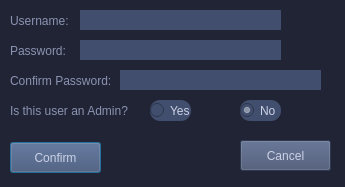
<?xml version="1.0" encoding="UTF-8"?>
<ui version="4.0">
 <class>addUSR</class>
 <widget class="QDialog" name="addUSR">
  <property name="geometry">
   <rect>
    <x>0</x>
    <y>0</y>
    <width>345</width>
    <height>187</height>
   </rect>
  </property>
  <property name="windowTitle">
   <string>Add User To System</string>
  </property>
  <property name="styleSheet">
   <string notr="true">background-color: #212434
   </string>
  </property>
  <widget class="QLabel" name="label">
   <property name="geometry">
    <rect>
     <x>10</x>
     <y>10</y>
     <width>131</width>
     <height>21</height>
    </rect>
   </property>
   <property name="styleSheet">
    <string notr="true">color: #8B93B2;</string>
   </property>
   <property name="text">
    <string>Username:</string>
   </property>
  </widget>
  <widget class="QLabel" name="label_2">
   <property name="geometry">
    <rect>
     <x>10</x>
     <y>40</y>
     <width>131</width>
     <height>21</height>
    </rect>
   </property>
   <property name="styleSheet">
    <string notr="true">color: #8B93B2;</string>
   </property>
   <property name="text">
    <string>Password:</string>
   </property>
  </widget>
  <widget class="QLabel" name="label_3">
   <property name="geometry">
    <rect>
     <x>10</x>
     <y>70</y>
     <width>131</width>
     <height>21</height>
    </rect>
   </property>
   <property name="styleSheet">
    <string notr="true">color: #8B93B2;</string>
   </property>
   <property name="text">
    <string>Confirm Password:</string>
   </property>
  </widget>
  <widget class="QLabel" name="label_4">
   <property name="geometry">
    <rect>
     <x>10</x>
     <y>100</y>
     <width>131</width>
     <height>21</height>
    </rect>
   </property>
   <property name="styleSheet">
    <string notr="true">color: #8B93B2;</string>
   </property>
   <property name="text">
    <string>Is this user an Admin?</string>
   </property>
  </widget>
  <widget class="QLineEdit" name="username_input">
   <property name="geometry">
    <rect>
     <x>80</x>
     <y>10</y>
     <width>201</width>
     <height>20</height>
    </rect>
   </property>
   <property name="styleSheet">
    <string notr="true">background-color: #414E6E;color: #CCD2E6;border: none;</string>
   </property>
  </widget>
  <widget class="QLineEdit" name="Password1_input">
   <property name="geometry">
    <rect>
     <x>80</x>
     <y>40</y>
     <width>201</width>
     <height>20</height>
    </rect>
   </property>
   <property name="styleSheet">
    <string notr="true">background-color: #414E6E;color: #CCD2E6;border: none;</string>
   </property>
  </widget>
  <widget class="QLineEdit" name="Password2_input">
   <property name="geometry">
    <rect>
     <x>120</x>
     <y>70</y>
     <width>201</width>
     <height>20</height>
    </rect>
   </property>
   <property name="styleSheet">
    <string notr="true">background-color: #414E6E;color: #CCD2E6;border: none;</string>
   </property>
  </widget>
  <widget class="QRadioButton" name="admin_y">
   <property name="geometry">
    <rect>
     <x>150</x>
     <y>100</y>
     <width>41</width>
     <height>21</height>
    </rect>
   </property>
   <property name="styleSheet">
    <string notr="true">background-color: #414E6E;color: #CCD2E6;border: none;border-radius: 10px;
    </string>
   </property>
   <property name="text">
    <string>Yes</string>
   </property>
  </widget>
  <widget class="QRadioButton" name="admin_n">
   <property name="geometry">
    <rect>
     <x>240</x>
     <y>100</y>
     <width>41</width>
     <height>21</height>
    </rect>
   </property>
   <property name="styleSheet">
    <string notr="true">background-color: #414E6E;color: #CCD2E6;border: none;border-radius: 10px;
    </string>
   </property>
   <property name="text">
    <string>No</string>
   </property>
   <property name="checked">
    <bool>true</bool>
   </property>
  </widget>
  <widget class="QPushButton" name="Confirm_button">
   <property name="geometry">
    <rect>
     <x>10</x>
     <y>142</y>
     <width>91</width>
     <height>31</height>
    </rect>
   </property>
   <property name="styleSheet">
    <string notr="true">background-color: #414E6E;color: #CCD2E6;</string>
   </property>
   <property name="text">
    <string>Confirm</string>
   </property>
  </widget>
  <widget class="QPushButton" name="Cancel_button">
   <property name="geometry">
    <rect>
     <x>240</x>
     <y>140</y>
     <width>91</width>
     <height>31</height>
    </rect>
   </property>
   <property name="styleSheet">
    <string notr="true">background-color: #414E6E;color: #CCD2E6;</string>
   </property>
   <property name="text">
    <string>Cancel</string>
   </property>
  </widget>
 </widget>
 <resources/>
 <connections/>
</ui>
